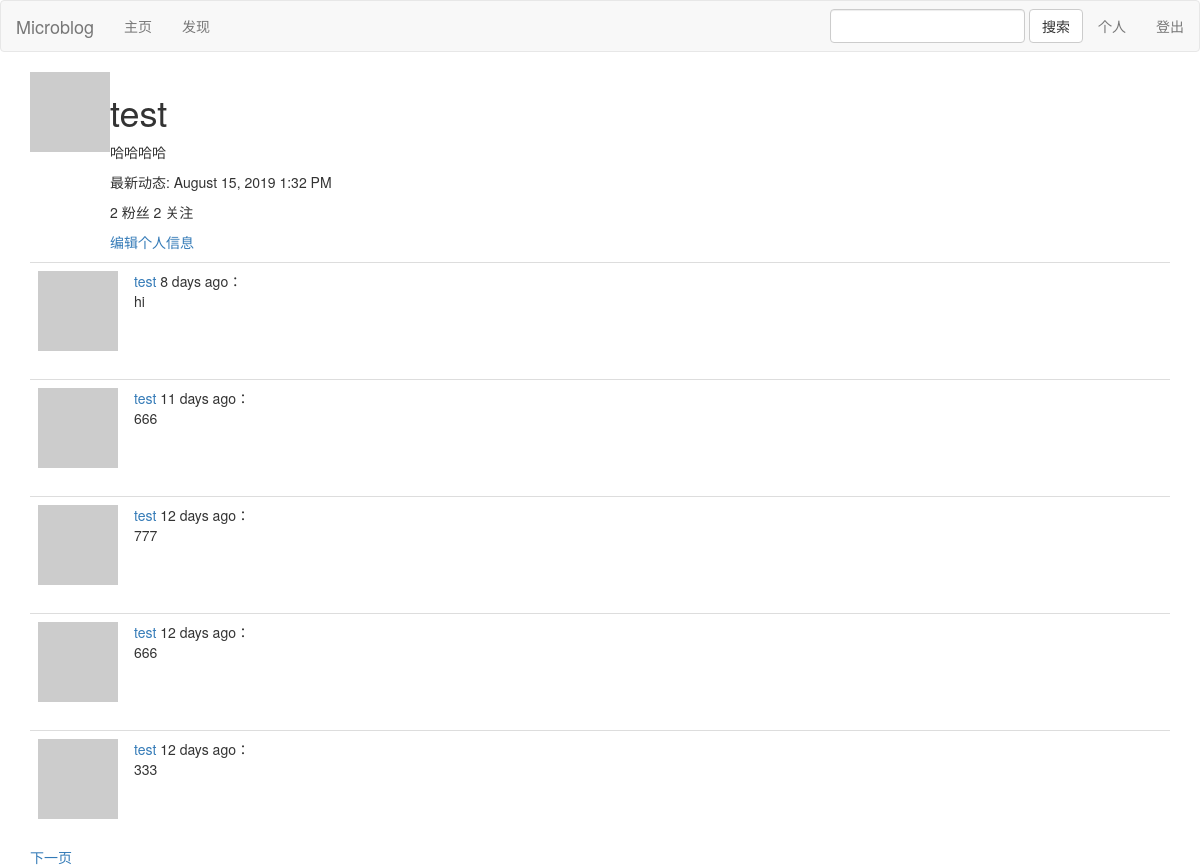
The page /user/test (signed in) on the database as committed earlier.
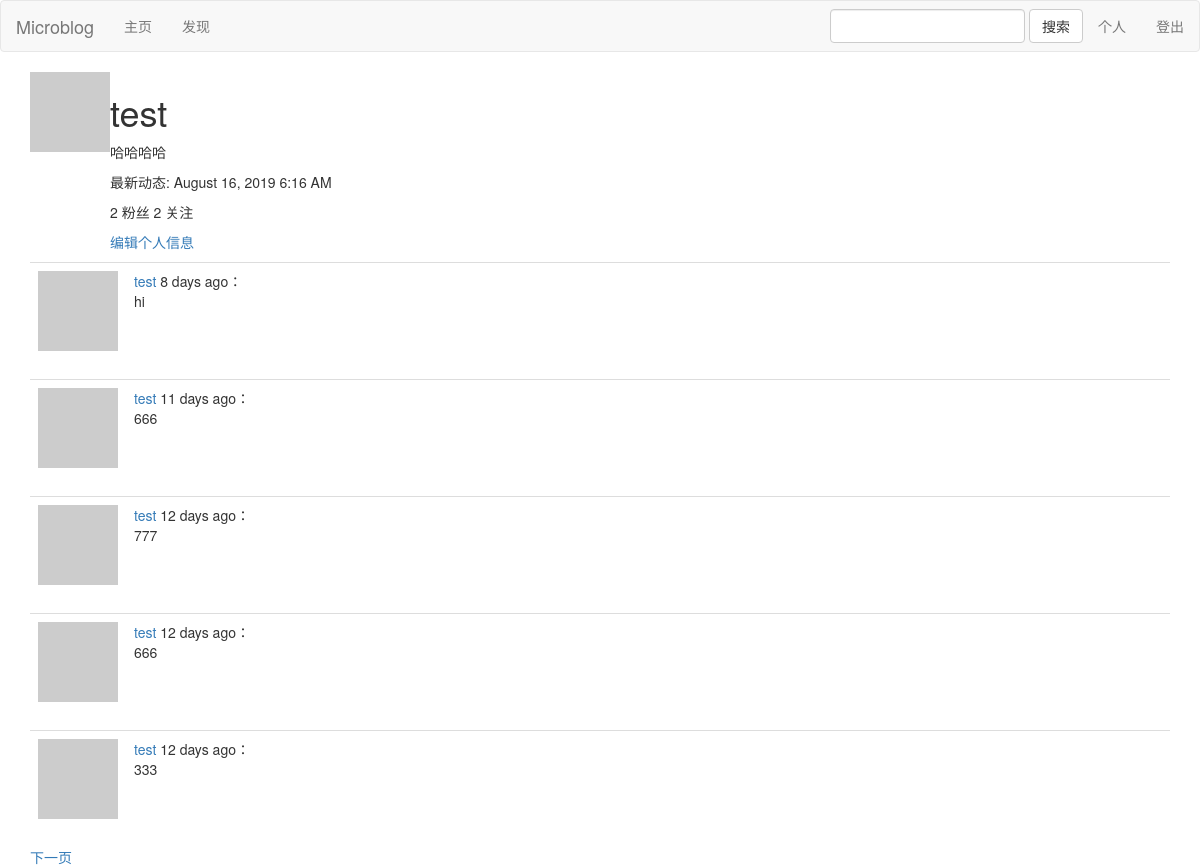
The same page on the database as committed later.
### app/models.py (models this page shows, shortened)
class User(UserMixin, db.Model):
    id = db.Column(db.Integer, primary_key=True)
    username = db.Column(db.String(64), index=True, unique=True)
    email = db.Column(db.String(120), index=True, unique=True)
    password_hash = db.Column(db.String(128))
    about_me = db.Column(db.String(140))
    last_seen = db.Column(db.DateTime, default=datetime.utcnow)
    posts = db.relationship('Post', backref='author', lazy='dynamic')
    def avatar(self, size):
        digest = md5(self.email.lower().encode('utf-8')).hexdigest()
        return 'https://www.gravatar.com/avatar/{}?d=identicon&s={}'.format(
            digest, size)
    followed = db.relationship(
        'User', secondary=followers,
        primaryjoin=(followers.c.follower_id == id),
        secondaryjoin=(followers.c.followed_id == id),
        backref=db.backref('followers', lazy='dynamic'), lazy='dynamic')

class Post(db.Model):
    __searchable__ = ['body']
    id = db.Column(db.Integer, primary_key=True)
    body = db.Column(db.String(140))
    timestamp = db.Column(db.DateTime, index=True, default=datetime.utcnow)
    user_id = db.Column(db.Integer, db.ForeignKey('user.id'))

### app/main/routes.py (the view)
@bp.route('/user/<username>')
@login_required
def user(username):
    user = User.query.filter_by(username=username).first_or_404()
    page = request.args.get('page', 1, type=int)
    posts = user.posts.order_by(Post.timestamp.desc()).paginate(
        page, current_app.config['POSTS_PER_PAGE'], False)
    next_url = url_for('main.user', username=user.username,
                    page=posts.next_num) if posts.has_next else None
    prev_url = url_for('main.user', username=user.username,
                    page=posts.prev_num) if posts.has_prev else None
    return render_template('user.html', user=user, posts=posts.items,
                        next_url=next_url, prev_url=prev_url)

### app/main/forms.py
class SearchForm(FlaskForm):
    keyword = StringField('')
    sumit = SubmitField('搜索')

### app/main/routes.py (called while the page is built)
@bp.before_app_request
def before_request():
    if current_user.is_authenticated:
        current_user.last_seen = datetime.utcnow()
        db.session.commit()
        g.search_form = SearchForm()

### app/models.py (called while the page is built)
@login.user_loader
def load_user(id):
    return User.query.get(int(id))

### app/templates/user.html (shortened to what this page needs)
{% extends "base.html" %}
{% block app_content %}
    <table>
        <tr valign="top">
            <td><img src="{{ user.avatar(128) }}"></td>
            <td>
                <h1>{{ user.username }}</h1>
                {% if user.about_me %}<p>{{ user.about_me }}</p>{% endif %}
                {% if user.last_seen %}<p>最新动态: {{ moment(user.last_seen).format('LLL') }}</p>{% endif %}
                <p>{{ user.followers.count() }} 粉丝  {{ user.followed.count() }} 关注</p>
                {% if user == current_user %}
                <p><a href="{{ url_for('main.edit_profile') }}">编辑个人信息</a></p>
                {% elif not current_user.is_following(user) %}
                <p><a href="{{ url_for('main.follow', username=user.username) }}">关注</a></p>
                {% else %}
                <p><a href="{{ url_for('main.unfollow', username=user.username) }}">取消关注</a></p>
                {% endif %}
            </td>
        </tr>
    </table>
    {% for post in posts %}
        {% include '_post.html' %}
    {% endfor %}
    {% if next_url %}
    <a href="{{ next_url }}">下一页</a>
    {% endif %}
{% endblock %}

### app/templates/base.html (shortened to what this page needs)
{% extends 'bootstrap/base.html' %}
{% import 'bootstrap/wtf.html' as wtf %}
{% block navbar %}
    <nav class="navbar navbar-default">
            <div class="navbar-header">
                <a class="navbar-brand" href="{{ url_for('main.index') }}">Microblog</a>
            </div>
            <div class="collapse navbar-collapse" id="bs-example-navbar-collapse-1">
                <ul class="nav navbar-nav">
                    <li><a href="{{ url_for('main.index') }}">主页</a></li>
                    <li><a href="{{ url_for('main.explore') }}">发现</a></li>
                </ul>
                <ul class="nav navbar-nav navbar-right">
                    {% if current_user.is_anonymous %}
                    <li><a href="{{ url_for('auth.login') }}">登录</a></li>
                    {% else %}
                    <li>
                        {% if g.search_form %}
                        {{ wtf.quick_form(g.search_form, url_for('main.search'),extra_classes='navbar-form navbar-right', method="get") }}
                        {% endif %}
                    </li>
                    <li><a href="{{ url_for('main.user', username=current_user.username) }}">个人</a></li>
                    <li><a href="{{ url_for('auth.logout') }}">登出</a></li>
                    {% endif %}
                </ul>
            </div>
    </nav>
{% endblock %}
{% block content %}
    <div class="container">
        {% block app_content %}{% endblock %}
    </div>
{% endblock %}

### app/templates/_post.html
<table class="table table-hover">
    <tr>
        <td width="70px">
            <a href="{{ url_for('main.user', username=post.author.username) }}">
                <img src="{{ post.author.avatar(70) }}" />
            </a>
        </td>
        <td>
            {% if g.search_form %}
            <span class="user_popup" data-placement="top">
                <a href="{{ url_for('main.user', username=post.author.username) }}">
                    {{ post.author.username }}
                </a>
            </span>
            {% else %}
            <span>
                <a href="{{ url_for('main.user', username=post.author.username) }}">
                    {{ post.author.username }}
                </a>
            </span>
            {% endif %}
            {{ moment(post.timestamp).fromNow() }}：
            <br>
            {{ post.body }}
        </td>
    </tr>
</table>

Rows that differ between the two databases and show on the page:
changed User "test": last_seen "August 15, 2019 1:32 PM" → "August 16, 2019 6:16 AM"
